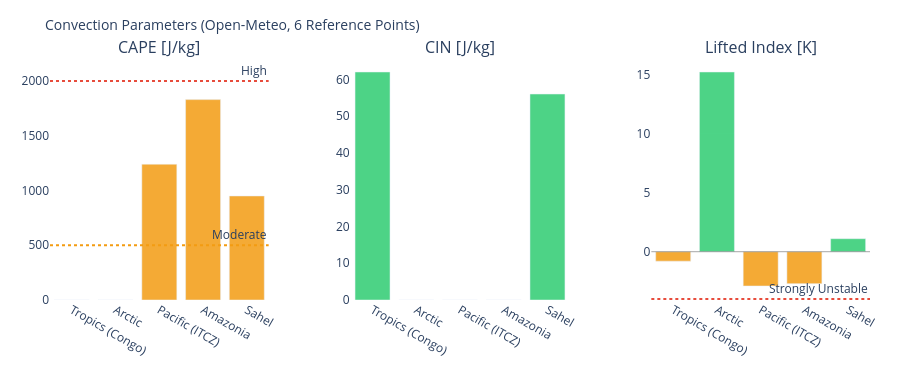

The cell this chart's notebook holds for it:
### Markdown cell above
---
## 3. Visualizations

### Code cell
# ============================================================
# CAPE / CIN / LIFTED INDEX – Convection potential
# ============================================================

if not df_atm.empty:
    fig = make_subplots(
        rows=1, cols=3,
        subplot_titles=['CAPE [J/kg]', 'CIN [J/kg]', 'Lifted Index [K]'],
        horizontal_spacing=0.1
    )
    pts = df_atm['point'].tolist()
    pt_colors = ['#E85D24','#185FA5','#888780','#378ADD','#639922','#F2A623']

    # CAPE – höher = mehr Gewitterpotential
    cape_vals = df_atm['cape'].fillna(0).tolist()
    cape_colors = ['#e74c3c' if v > 2000 else '#f39c12' if v > 500 else '#2ecc71'
                   for v in cape_vals]
    fig.add_trace(go.Bar(x=pts, y=cape_vals, marker_color=cape_colors,
                         opacity=0.85, showlegend=False), row=1, col=1)
    fig.add_hline(y=2000, line_dash='dot', line_color='#e74c3c',
                  annotation_text='High', row=1, col=1)
    fig.add_hline(y=500,  line_dash='dot', line_color='#f39c12',
                  annotation_text='Moderate', row=1, col=1)

    # CIN – negativer = stärker gedeckelt (weniger Auslöse)
    cin_vals = df_atm['cin'].fillna(0).tolist()
    cin_colors = ['#e74c3c' if v < -200 else '#f39c12' if v < -50 else '#2ecc71'
                  for v in cin_vals]
    fig.add_trace(go.Bar(x=pts, y=cin_vals, marker_color=cin_colors,
                         opacity=0.85, showlegend=False), row=1, col=2)

    # Lifted Index – negativ = instabil
    li_vals = df_atm['li'].fillna(0).tolist()
    li_colors = ['#e74c3c' if v < -4 else '#f39c12' if v < 0 else '#2ecc71'
                 for v in li_vals]
    fig.add_trace(go.Bar(x=pts, y=li_vals, marker_color=li_colors,
                         opacity=0.85, showlegend=False), row=1, col=3)
    fig.add_hline(y=0, line_color='gray', line_width=0.7, row=1, col=3)
    fig.add_hline(y=-4, line_dash='dot', line_color='#e74c3c',
                  annotation_text='Strongly Unstable', row=1, col=3)

    fig.update_layout(
        title=dict(text='Convection Parameters (Open-Meteo, 6 Reference Points)', font=dict(size=14)),
        height=380, plot_bgcolor='rgba(0,0,0,0)', paper_bgcolor='rgba(0,0,0,0)',
        margin=dict(l=50, r=30, t=60, b=80)
    )
    fig.update_xaxes(tickangle=30)
    fig.show()

### Figure 1 — Plotly figure (JSON) as saved in the notebook; plotly's stock layout.template omitted (floating-point values rounded to 4 significant figures)
{"data": [{"marker": {"color": ["#2ecc71", "#2ecc71", "#f39c12", "#f39c12", "#f39c12"]}, "opacity": 0.85, "showlegend": false, "type": "bar", "x": ["Tropics (Congo)", "Arctic", "Pacific (ITCZ)", "Amazonia", "Sahel"], "xaxis": "x", "y": [0.0, 0.0, 1240.0, 1830.0, 950.0], "yaxis": "y"}, {"marker": {"color": ["#2ecc71", "#2ecc71", "#2ecc71", "#2ecc71", "#2ecc71"]}, "opacity": 0.85, "showlegend": false, "type": "bar", "x": ["Tropics (Congo)", "Arctic", "Pacific (ITCZ)", "Amazonia", "Sahel"], "xaxis": "x2", "y": [62.0, 0.0, 0.0, 0.0, 56.0], "yaxis": "y2"}, {"marker": {"color": ["#f39c12", "#2ecc71", "#f39c12", "#f39c12", "#2ecc71"]}, "opacity": 0.85, "showlegend": false, "type": "bar", "x": ["Tropics (Congo)", "Arctic", "Pacific (ITCZ)", "Amazonia", "Sahel"], "xaxis": "x3", "y": [-0.8, 15.2, -2.9, -2.7, 1.1], "yaxis": "y3"}], "layout": {"annotations": [{"font": {"size": 16}, "showarrow": false, "text": "CAPE [J/kg]", "x": 0.1333, "xanchor": "center", "xref": "paper", "y": 1.0, "yanchor": "bottom", "yref": "paper"}, {"font": {"size": 16}, "showarrow": false, "text": "CIN [J/kg]", "x": 0.5, "xanchor": "center", "xref": "paper", "y": 1.0, "yanchor": "bottom", "yref": "paper"}, {"font": {"size": 16}, "showarrow": false, "text": "Lifted Index [K]", "x": 0.8667, "xanchor": "center", "xref": "paper", "y": 1.0, "yanchor": "bottom", "yref": "paper"}, {"showarrow": false, "text": "High", "x": 1, "xanchor": "right", "xref": "x domain", "y": 2000, "yanchor": "bottom", "yref": "y"}, {"showarrow": false, "text": "Moderate", "x": 1, "xanchor": "right", "xref": "x domain", "y": 500, "yanchor": "bottom", "yref": "y"}, {"showarrow": false, "text": "Strongly Unstable", "x": 1, "xanchor": "right", "xref": "x3 domain", "y": -4, "yanchor": "bottom", "yref": "y3"}], "height": 380, "margin": {"b": 80, "l": 50, "r": 30, "t": 60}, "paper_bgcolor": "rgba(0,0,0,0)", "plot_bgcolor": "rgba(0,0,0,0)", "shapes": [{"line": {"color": "#e74c3c", "dash": "dot"}, "type": "line", "x0": 0, "x1": 1, "xref": "x domain", "y0": 2000, "y1": 2000, "yref": "y"}, {"line": {"color": "#f39c12", "dash": "dot"}, "type": "line", "x0": 0, "x1": 1, "xref": "x domain", "y0": 500, "y1": 500, "yref": "y"}, {"line": {"color": "gray", "width": 0.7}, "type": "line", "x0": 0, "x1": 1, "xref": "x3 domain", "y0": 0, "y1": 0, "yref": "y3"}, {"line": {"color": "#e74c3c", "dash": "dot"}, "type": "line", "x0": 0, "x1": 1, "xref": "x3 domain", "y0": -4, "y1": -4, "yref": "y3"}], "title": {"font": {"size": 14}, "text": "Convection Parameters (Open-Meteo, 6 Reference Points)"}, "xaxis": {"anchor": "y", "domain": [0.0, 0.2667], "tickangle": 30}, "xaxis2": {"anchor": "y2", "domain": [0.3667, 0.6333], "tickangle": 30}, "xaxis3": {"anchor": "y3", "domain": [0.7333, 1.0], "tickangle": 30}, "yaxis": {"anchor": "x", "domain": [0.0, 1.0]}, "yaxis2": {"anchor": "x2", "domain": [0.0, 1.0]}, "yaxis3": {"anchor": "x3", "domain": [0.0, 1.0]}}}
